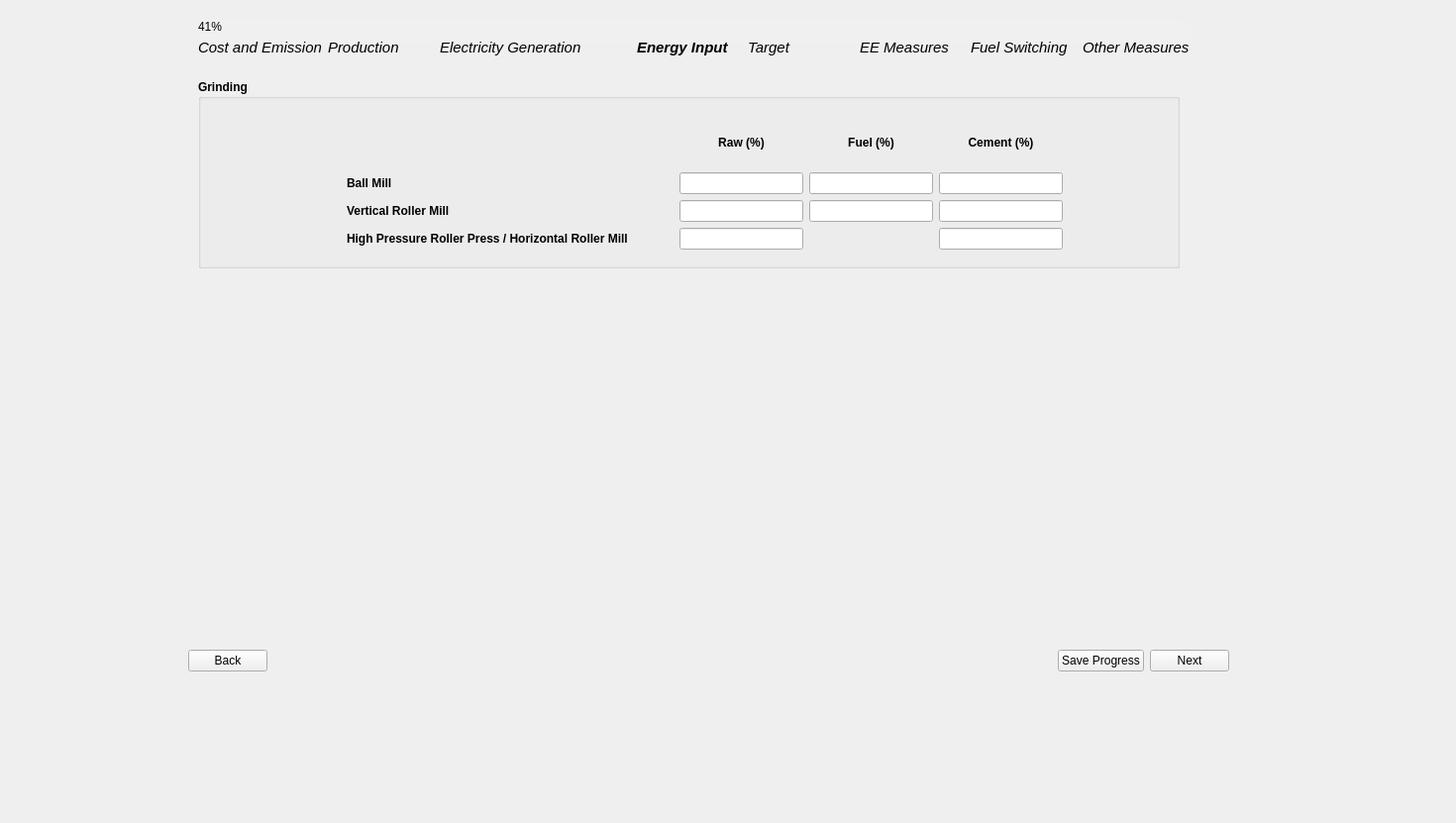
<?xml version="1.0" encoding="UTF-8"?>
<ui version="4.0">
 <class>Page6_EnergyInput</class>
 <widget class="QWidget" name="Page6_EnergyInput">
  <property name="geometry">
   <rect>
    <x>0</x>
    <y>0</y>
    <width>1470</width>
    <height>831</height>
   </rect>
  </property>
  <property name="sizePolicy">
   <sizepolicy hsizetype="Fixed" vsizetype="Fixed">
    <horstretch>0</horstretch>
    <verstretch>0</verstretch>
   </sizepolicy>
  </property>
  <property name="windowTitle">
   <string>Form</string>
  </property>
  <property name="styleSheet">
   <string notr="true"/>
  </property>
  <widget class="QWidget" name="layoutWidget">
   <property name="geometry">
    <rect>
     <x>190</x>
     <y>650</y>
     <width>1051</width>
     <height>35</height>
    </rect>
   </property>
   <layout class="QHBoxLayout" name="button_layout">
    <item>
     <widget class="QPushButton" name="backBtn">
      <property name="text">
       <string>Back</string>
      </property>
     </widget>
    </item>
    <item>
     <spacer name="horizontalSpacer">
      <property name="orientation">
       <enum>Qt::Horizontal</enum>
      </property>
      <property name="sizeHint" stdset="0">
       <size>
        <width>40</width>
        <height>20</height>
       </size>
      </property>
     </spacer>
    </item>
    <item>
     <widget class="QPushButton" name="saveBtn">
      <property name="text">
       <string>Save Progress</string>
      </property>
     </widget>
    </item>
    <item>
     <widget class="QPushButton" name="nextBtn">
      <property name="font">
       <font>
        <kerning>true</kerning>
       </font>
      </property>
      <property name="text">
       <string>Next</string>
      </property>
     </widget>
    </item>
   </layout>
  </widget>
  <widget class="QGroupBox" name="grinding_group1">
   <property name="geometry">
    <rect>
     <x>200</x>
     <y>80</y>
     <width>991</width>
     <height>191</height>
    </rect>
   </property>
   <property name="font">
    <font>
     <bold>true</bold>
    </font>
   </property>
   <property name="title">
    <string>Grinding</string>
   </property>
   <widget class="QWidget" name="layoutWidget">
    <property name="geometry">
     <rect>
      <x>150</x>
      <y>40</y>
      <width>723</width>
      <height>132</height>
     </rect>
    </property>
    <layout class="QGridLayout" name="gridLayout">
     <item row="0" column="1">
      <widget class="QLabel" name="grinding_raw_label">
       <property name="font">
        <font>
         <bold>true</bold>
        </font>
       </property>
       <property name="text">
        <string>Raw (%)</string>
       </property>
       <property name="alignment">
        <set>Qt::AlignCenter</set>
       </property>
      </widget>
     </item>
     <item row="0" column="2">
      <widget class="QLabel" name="grinding_fuel_label">
       <property name="font">
        <font>
         <bold>true</bold>
        </font>
       </property>
       <property name="text">
        <string>Fuel (%)</string>
       </property>
       <property name="alignment">
        <set>Qt::AlignCenter</set>
       </property>
      </widget>
     </item>
     <item row="0" column="3">
      <widget class="QLabel" name="grinding_cement_label">
       <property name="font">
        <font>
         <bold>true</bold>
        </font>
       </property>
       <property name="text">
        <string>Cement (%)</string>
       </property>
       <property name="alignment">
        <set>Qt::AlignCenter</set>
       </property>
      </widget>
     </item>
     <item row="1" column="0">
      <widget class="QLabel" name="ball_mill_label">
       <property name="text">
        <string>Ball Mill</string>
       </property>
       <property name="alignment">
        <set>Qt::AlignLeading|Qt::AlignLeft|Qt::AlignVCenter</set>
       </property>
      </widget>
     </item>
     <item row="1" column="1">
      <widget class="QLineEdit" name="ball_mill_raw_input">
       <property name="sizePolicy">
        <sizepolicy hsizetype="Fixed" vsizetype="Fixed">
         <horstretch>0</horstretch>
         <verstretch>0</verstretch>
        </sizepolicy>
       </property>
       <property name="text">
        <string/>
       </property>
      </widget>
     </item>
     <item row="1" column="2">
      <widget class="QLineEdit" name="vert_roller_mill_fuel_input">
       <property name="sizePolicy">
        <sizepolicy hsizetype="Fixed" vsizetype="Fixed">
         <horstretch>0</horstretch>
         <verstretch>0</verstretch>
        </sizepolicy>
       </property>
       <property name="text">
        <string/>
       </property>
      </widget>
     </item>
     <item row="1" column="3">
      <widget class="QLineEdit" name="ball_mill_cement_input">
       <property name="sizePolicy">
        <sizepolicy hsizetype="Fixed" vsizetype="Fixed">
         <horstretch>0</horstretch>
         <verstretch>0</verstretch>
        </sizepolicy>
       </property>
       <property name="text">
        <string/>
       </property>
      </widget>
     </item>
     <item row="2" column="0">
      <widget class="QLabel" name="vertical_roller_mill_label">
       <property name="text">
        <string>Vertical Roller Mill</string>
       </property>
      </widget>
     </item>
     <item row="2" column="1">
      <widget class="QLineEdit" name="vert_roller_mill_raw_input">
       <property name="sizePolicy">
        <sizepolicy hsizetype="Fixed" vsizetype="Fixed">
         <horstretch>0</horstretch>
         <verstretch>0</verstretch>
        </sizepolicy>
       </property>
       <property name="text">
        <string/>
       </property>
      </widget>
     </item>
     <item row="2" column="2">
      <widget class="QLineEdit" name="horizontal_roller_mill_fuel_input">
       <property name="sizePolicy">
        <sizepolicy hsizetype="Fixed" vsizetype="Fixed">
         <horstretch>0</horstretch>
         <verstretch>0</verstretch>
        </sizepolicy>
       </property>
       <property name="text">
        <string/>
       </property>
      </widget>
     </item>
     <item row="2" column="3">
      <widget class="QLineEdit" name="vert_roller_mill_cement_input">
       <property name="sizePolicy">
        <sizepolicy hsizetype="Fixed" vsizetype="Fixed">
         <horstretch>0</horstretch>
         <verstretch>0</verstretch>
        </sizepolicy>
       </property>
       <property name="text">
        <string/>
       </property>
      </widget>
     </item>
     <item row="3" column="0">
      <widget class="QLabel" name="horizontal_roller_mill_label">
       <property name="text">
        <string>High Pressure Roller Press / Horizontal Roller Mill</string>
       </property>
      </widget>
     </item>
     <item row="3" column="1">
      <widget class="QLineEdit" name="horizontal_roller_mill_raw_input">
       <property name="sizePolicy">
        <sizepolicy hsizetype="Fixed" vsizetype="Fixed">
         <horstretch>0</horstretch>
         <verstretch>0</verstretch>
        </sizepolicy>
       </property>
       <property name="text">
        <string/>
       </property>
      </widget>
     </item>
     <item row="3" column="3">
      <widget class="QLineEdit" name="horizontal_roller_mill_cement_input">
       <property name="sizePolicy">
        <sizepolicy hsizetype="Fixed" vsizetype="Fixed">
         <horstretch>0</horstretch>
         <verstretch>0</verstretch>
        </sizepolicy>
       </property>
       <property name="text">
        <string/>
       </property>
      </widget>
     </item>
    </layout>
   </widget>
  </widget>
  <widget class="QLabel" name="side_image">
   <property name="geometry">
    <rect>
     <x>0</x>
     <y>-30</y>
     <width>171</width>
     <height>761</height>
    </rect>
   </property>
   <property name="text">
    <string/>
   </property>
   <property name="pixmap">
    <pixmap>../images/BEST_side_abstract.png</pixmap>
   </property>
  </widget>
  <widget class="QProgressBar" name="progressBar">
   <property name="geometry">
    <rect>
     <x>200</x>
     <y>20</y>
     <width>1001</width>
     <height>23</height>
    </rect>
   </property>
   <property name="styleSheet">
    <string notr="true">QProgressBar {
    background-color: #F0F0F0;
    border: none;
	border-radius: 8px;
}
QProgressBar::chunk {
	border-radius: 8px;
    background: QLinearGradient(
        x1: 0, y1: 0, x2: 1, y2: 0,
        stop: 0 #33bef0,   /* Light Blue */
        stop: 1 #77d695    /* Light Green */
    );
}</string>
   </property>
   <property name="value">
    <number>41</number>
   </property>
  </widget>
  <widget class="QWidget" name="layoutWidget_2">
   <property name="geometry">
    <rect>
     <x>200</x>
     <y>40</y>
     <width>1001</width>
     <height>16</height>
    </rect>
   </property>
   <layout class="QGridLayout" name="gridLayout_11">
    <item row="0" column="0">
     <widget class="QLabel" name="label">
      <property name="font">
       <font>
        <pointsize>11</pointsize>
        <italic>true</italic>
        <bold>false</bold>
       </font>
      </property>
      <property name="text">
       <string>Cost and Emission</string>
      </property>
     </widget>
    </item>
    <item row="0" column="1">
     <widget class="QLabel" name="label_2">
      <property name="font">
       <font>
        <pointsize>11</pointsize>
        <italic>true</italic>
       </font>
      </property>
      <property name="text">
       <string>Production</string>
      </property>
     </widget>
    </item>
    <item row="0" column="2">
     <widget class="QLabel" name="label_4">
      <property name="font">
       <font>
        <pointsize>11</pointsize>
        <italic>true</italic>
       </font>
      </property>
      <property name="text">
       <string>Electricity Generation            </string>
      </property>
     </widget>
    </item>
    <item row="0" column="3">
     <widget class="QLabel" name="label_5">
      <property name="font">
       <font>
        <pointsize>11</pointsize>
        <italic>true</italic>
        <bold>true</bold>
       </font>
      </property>
      <property name="text">
       <string>Energy Input</string>
      </property>
     </widget>
    </item>
    <item row="0" column="4">
     <widget class="QLabel" name="label_6">
      <property name="font">
       <font>
        <pointsize>11</pointsize>
        <italic>true</italic>
        <bold>false</bold>
       </font>
      </property>
      <property name="text">
       <string>Target</string>
      </property>
     </widget>
    </item>
    <item row="0" column="5">
     <widget class="QLabel" name="label_7">
      <property name="font">
       <font>
        <pointsize>11</pointsize>
        <italic>true</italic>
       </font>
      </property>
      <property name="text">
       <string>EE Measures</string>
      </property>
     </widget>
    </item>
    <item row="0" column="6">
     <widget class="QLabel" name="label_8">
      <property name="font">
       <font>
        <pointsize>11</pointsize>
        <italic>true</italic>
       </font>
      </property>
      <property name="text">
       <string>Fuel Switching</string>
      </property>
     </widget>
    </item>
    <item row="0" column="7">
     <widget class="QLabel" name="label_9">
      <property name="font">
       <font>
        <pointsize>11</pointsize>
        <italic>true</italic>
       </font>
      </property>
      <property name="text">
       <string>Other Measures</string>
      </property>
     </widget>
    </item>
   </layout>
  </widget>
 </widget>
 <resources/>
 <connections/>
</ui>
